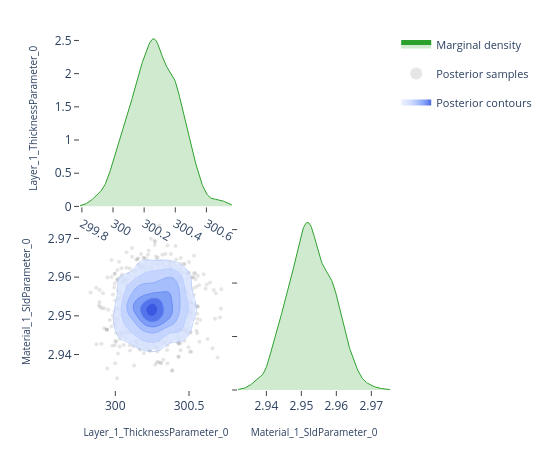

The notebook cell saved with this chart:
### Code cell
# ---- Pairwise focus: thickness vs SLD ---------------------------------------
# A 2-parameter corner plot zooms in on the joint posterior for a specific
# pair.  This is the same view the EasyReflectometryApp's "2D Heatmap"
# sub-tab uses to inspect parameter degeneracies.


params_of_interest = ['Layer_1_ThicknessParameter_0', 'Material_1_SldParameter_0']
idx = [posterior.param_names.index(p) for p in params_of_interest]
subset_draws = np.asarray(posterior.draws)[:, idx]

fig = plot_corner(subset_draws, params_of_interest)
fig.show()

### Figure 1 — Plotly figure (JSON) as saved in the notebook; plotly's stock layout.template omitted (floating-point values rounded to 4 significant figures; data arrays with more than 128 entries replaced by an {"elided": "..."} marker saying what was removed)
{"data": [{"fill": "tozeroy", "fillcolor": "rgba(44, 160, 44, 0.22)", "hoverinfo": "skip", "legendgroup": "marginal", "line": {"color": "rgb(44, 160, 44)", "width": 1}, "mode": "lines", "name": "Marginal density", "showlegend": true, "type": "scatter", "x": {"elided": "256 float values"}, "xaxis": "x", "y": {"elided": "256 float values"}, "yaxis": "y"}, {"hoverinfo": "skip", "legendgroup": "scatter", "marker": {"color": "rgba(140, 140, 140, 0.22)", "size": 4}, "mode": "markers", "name": "Posterior samples", "showlegend": true, "type": "scatter", "x": {"elided": "880 float values"}, "xaxis": "x3", "y": {"elided": "880 float values"}, "yaxis": "y3", "zorder": 0}, {"colorscale": [[0.0, "rgba(224, 233, 255, 0.62)"], [0.35, "rgba(183, 203, 255, 0.70)"], [0.6, "rgba(138, 169, 252, 0.78)"], [0.82, "rgba(96, 131, 242, 0.84)"], [1.0, "rgba(58, 86, 224, 0.90)"]], "connectgaps": false, "contours": {"coloring": "fill", "end": 155.0, "showlabels": false, "showlines": false, "size": 24.47, "start": 32.63}, "hoverinfo": "skip", "legendgroup": "contour", "name": "Posterior contours", "showlegend": true, "showscale": false, "type": "contour", "x": [299.8, 299.8, 299.8, 299.8, 299.8, 299.8, 299.9, 299.9, 299.9, 299.9, 299.9, 299.9, 299.9, 299.9, 300.0, 300.0, 300.0, 300.0, 300.0, 300.0, 300.0, 300.0, 300.1, 300.1, 300.1, 300.1, 300.1, 300.1, 300.1, 300.1, 300.2, 300.2, 300.2, 300.2, 300.2, 300.2, 300.2, 300.2, 300.3, 300.3, 300.3, 300.3, 300.3, 300.3, 300.3, 300.3, 300.4, 300.4, 300.4, 300.4, 300.4, 300.4, 300.4, 300.4, 300.5, 300.5, 300.5, 300.5, 300.5, 300.5, 300.5, 300.5, 300.6, 300.6, 300.6, 300.6, 300.6, 300.6, 300.6, 300.6, 300.7, 300.7, 300.7, 300.7, 300.7, 300.7, 300.7, 300.7, 300.8, 300.8], "xaxis": "x3", "y": [2.932, 2.932, 2.933, 2.934, 2.934, 2.935, 2.935, 2.936, 2.936, 2.937, 2.937, 2.938, 2.939, 2.939, 2.94, 2.94, 2.941, 2.941, 2.942, 2.942, 2.943, 2.943, 2.944, 2.945, 2.945, 2.946, 2.946, 2.947, 2.947, 2.948, 2.948, 2.949, 2.95, 2.95, 2.951, 2.951, 2.952, 2.952, 2.953, 2.953, 2.954, 2.954, 2.955, 2.956, 2.956, 2.957, 2.957, 2.958, 2.958, 2.959, 2.959, 2.96, 2.96, 2.961, 2.962, 2.962, 2.963, 2.963, 2.964, 2.964, 2.965, 2.965, 2.966, 2.967, 2.967, 2.968, 2.968, 2.969, 2.969, 2.97, 2.97, 2.971, 2.971, 2.972, 2.973, 2.973, 2.974, 2.974, 2.975, 2.975], "yaxis": "y3", "z": {"elided": "80x80 float values"}, "zmax": 155.0, "zmin": 32.63, "zorder": 1}, {"colorscale": [[0.0, "rgba(183, 203, 255, 0.94)"], [0.35, "rgba(183, 203, 255, 0.94)"], [0.35, "rgba(138, 169, 252, 0.95)"], [0.6, "rgba(138, 169, 252, 0.95)"], [0.6, "rgba(96, 131, 242, 0.96)"], [0.82, "rgba(96, 131, 242, 0.96)"], [0.82, "rgba(58, 86, 224, 0.98)"], [1.0, "rgba(58, 86, 224, 0.98)"]], "contours": {"coloring": "lines", "end": 155.0, "showlabels": false, "size": 24.47, "start": 32.63}, "hoverinfo": "skip", "legendgroup": "contour", "line": {"width": 0.9}, "showlegend": false, "showscale": false, "type": "contour", "x": [299.8, 299.8, 299.8, 299.8, 299.8, 299.8, 299.9, 299.9, 299.9, 299.9, 299.9, 299.9, 299.9, 299.9, 300.0, 300.0, 300.0, 300.0, 300.0, 300.0, 300.0, 300.0, 300.1, 300.1, 300.1, 300.1, 300.1, 300.1, 300.1, 300.1, 300.2, 300.2, 300.2, 300.2, 300.2, 300.2, 300.2, 300.2, 300.3, 300.3, 300.3, 300.3, 300.3, 300.3, 300.3, 300.3, 300.4, 300.4, 300.4, 300.4, 300.4, 300.4, 300.4, 300.4, 300.5, 300.5, 300.5, 300.5, 300.5, 300.5, 300.5, 300.5, 300.6, 300.6, 300.6, 300.6, 300.6, 300.6, 300.6, 300.6, 300.7, 300.7, 300.7, 300.7, 300.7, 300.7, 300.7, 300.7, 300.8, 300.8], "xaxis": "x3", "y": [2.932, 2.932, 2.933, 2.934, 2.934, 2.935, 2.935, 2.936, 2.936, 2.937, 2.937, 2.938, 2.939, 2.939, 2.94, 2.94, 2.941, 2.941, 2.942, 2.942, 2.943, 2.943, 2.944, 2.945, 2.945, 2.946, 2.946, 2.947, 2.947, 2.948, 2.948, 2.949, 2.95, 2.95, 2.951, 2.951, 2.952, 2.952, 2.953, 2.953, 2.954, 2.954, 2.955, 2.956, 2.956, 2.957, 2.957, 2.958, 2.958, 2.959, 2.959, 2.96, 2.96, 2.961, 2.962, 2.962, 2.963, 2.963, 2.964, 2.964, 2.965, 2.965, 2.966, 2.967, 2.967, 2.968, 2.968, 2.969, 2.969, 2.97, 2.97, 2.971, 2.971, 2.972, 2.973, 2.973, 2.974, 2.974, 2.975, 2.975], "yaxis": "y3", "z": {"elided": "80x80 float values"}, "zmax": 155.0, "zmin": 32.63, "zorder": 2}, {"fill": "tozeroy", "fillcolor": "rgba(44, 160, 44, 0.22)", "hoverinfo": "skip", "legendgroup": "marginal", "line": {"color": "rgb(44, 160, 44)", "width": 1}, "mode": "lines", "name": "Marginal density", "showlegend": false, "type": "scatter", "x": {"elided": "256 float values"}, "xaxis": "x4", "y": {"elided": "256 float values"}, "yaxis": "y4"}], "layout": {"height": 450, "legend": {"font": {"size": 11}, "itemsizing": "constant", "orientation": "v", "x": 1.02, "xanchor": "left", "y": 1.0, "yanchor": "top"}, "margin": {"b": 60, "l": 80, "r": 160, "t": 30}, "plot_bgcolor": "white", "showlegend": true, "width": 550, "xaxis": {"anchor": "y", "domain": [0.0, 0.49], "showgrid": false, "ticks": "outside", "zeroline": false}, "xaxis2": {"anchor": "y2", "domain": [0.51, 1.0], "showgrid": false, "ticks": "outside", "visible": false, "zeroline": false}, "xaxis3": {"anchor": "y3", "domain": [0.0, 0.49], "showgrid": false, "ticks": "outside", "title": {"font": {"size": 10}, "text": "Layer_1_ThicknessParameter_0"}, "zeroline": false}, "xaxis4": {"anchor": "y4", "domain": [0.51, 1.0], "showgrid": false, "ticks": "outside", "title": {"font": {"size": 10}, "text": "Material_1_SldParameter_0"}, "zeroline": false}, "yaxis": {"anchor": "x", "domain": [0.51, 1.0], "showgrid": false, "ticks": "outside", "title": {"font": {"size": 10}, "text": "Layer_1_ThicknessParameter_0"}, "zeroline": false}, "yaxis2": {"anchor": "x2", "domain": [0.51, 1.0], "showgrid": false, "ticks": "outside", "visible": false, "zeroline": false}, "yaxis3": {"anchor": "x3", "domain": [0.0, 0.49], "showgrid": false, "ticks": "outside", "title": {"font": {"size": 10}, "text": "Material_1_SldParameter_0"}, "zeroline": false}, "yaxis4": {"anchor": "x4", "domain": [0.0, 0.49], "showgrid": false, "showticklabels": false, "ticks": "outside", "zeroline": false}}}
